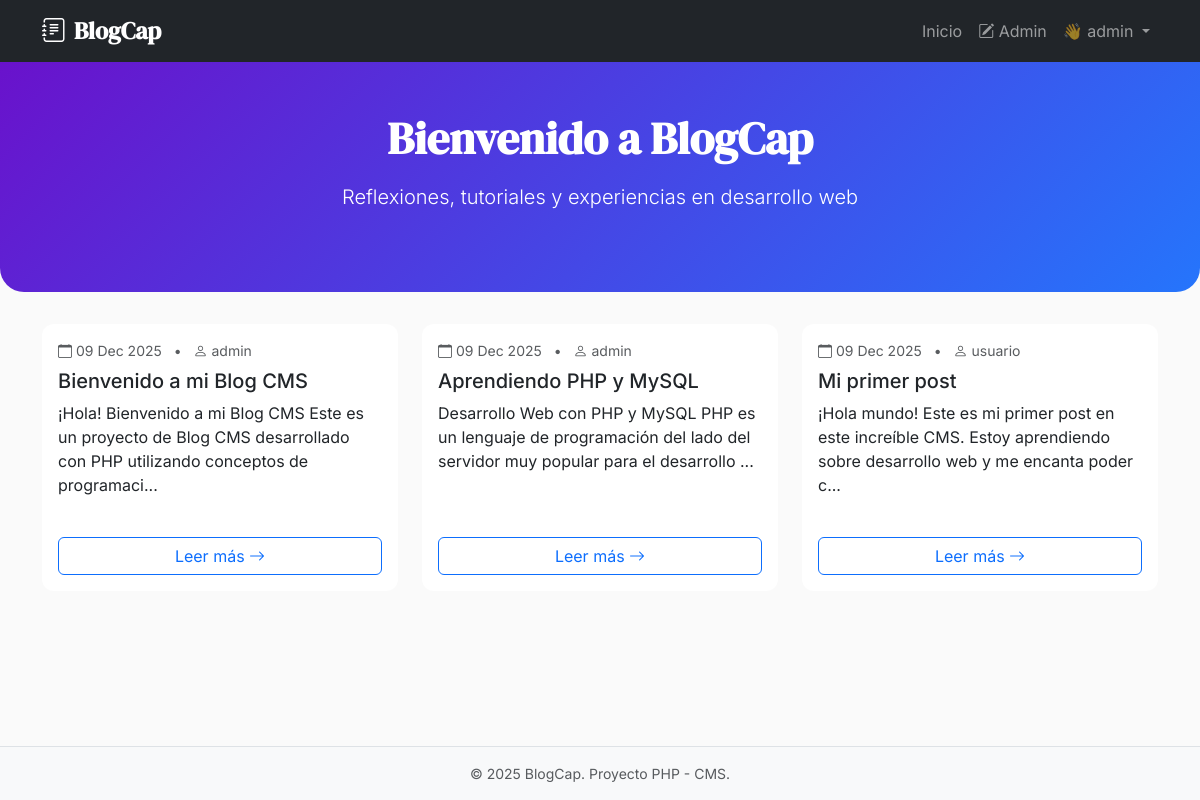
The page / (signed in) on the database its author committed.
### tables this page shows
CREATE TABLE IF NOT EXISTS `posts` (
  `id` int(11) NOT NULL AUTO_INCREMENT,
  `user_id` int(11) NOT NULL,
  `title` varchar(255) NOT NULL,
  `slug` varchar(255) NOT NULL UNIQUE,
  `content` text NOT NULL,
  `image_path` varchar(255) DEFAULT NULL,
  `published_at` timestamp DEFAULT CURRENT_TIMESTAMP,
  PRIMARY KEY (`id`),
  FOREIGN KEY (`user_id`) REFERENCES `users`(`id`) ON DELETE CASCADE
);

CREATE TABLE IF NOT EXISTS `users` (
  `id` int(11) NOT NULL AUTO_INCREMENT,
  `username` varchar(50) NOT NULL UNIQUE,
  `email` varchar(100) NOT NULL UNIQUE,
  `password` varchar(255) NOT NULL,
  `created_at` timestamp DEFAULT CURRENT_TIMESTAMP,
  PRIMARY KEY (`id`)
);

### src/Controllers/HomeController.php (called while the page is built, shortened)
<?php
class HomeController
{
    public function index(): void
    {
        $posts = Post::all();
        include __DIR__ . '/../Views/home.php';
        include __DIR__ . '/../Views/layouts/main.php';
    }
}

### public/index.php (called while the page is built, shortened)
<?php
require_once __DIR__ . '/../src/helpers.php';
$router = new Router();
$router->get('/', [HomeController::class, 'index']);
$router->get('/blog/{slug}', [PostController::class, 'show']);
$router->get('/login', [AuthController::class, 'showLogin']);
$router->post('/login', [AuthController::class, 'login']);
$router->get('/register', [AuthController::class, 'showRegister']);
$router->post('/register', [AuthController::class, 'register']);
$router->get('/logout', [AuthController::class, 'logout']);
if (\App\Core\SessionManager::isLoggedIn()) {
    $router->get('/admin/posts', [PostController::class, 'adminIndex']);
    $router->get('/admin/posts/create', [PostController::class, 'create']);
    $router->post('/admin/posts', [PostController::class, 'store']);
    $router->get('/admin/posts/{id}/edit', [PostController::class, 'edit']);
    $router->post('/admin/posts/{id}', [PostController::class, 'update']);
    $router->post('/admin/posts/{id}/delete', [PostController::class, 'delete']);
}
$uri = parse_url($_SERVER['REQUEST_URI'], PHP_URL_PATH);
$method = $_SERVER['REQUEST_METHOD'];
$router->dispatch($uri, $method);

### src/Models/Post.php (called while the page is built, shortened)
<?php
class Post
{
    private string $title;
    private string $slug;
    private string $content;
    private string $publishedAt;
    private string $authorName;
    public function __construct(
        int $id,
        int $userId,
        string $title,
        string $slug,
        string $content,
        ?string $imagePath = null,
        string $publishedAt = '',
        string $authorName = ''
    ) {
        $this->title = $title;
        $this->slug = $slug;
        $this->content = $content;
        $this->publishedAt = $publishedAt ?: date('Y-m-d H:i:s');
        $this->authorName = $authorName;
    }
    public function getTitle(): string
    {
        return $this->title;
    }
    public function getSlug(): string
    {
        return $this->slug;
    }
    public function getContent(): string
    {
        return $this->content;
    }
    public function getPublishedAt(): string
    {
        return $this->publishedAt;
    }
    public function getAuthorName(): string
    {
        return $this->authorName;
    }
    public static function all(): array
    {
        $pdo = Database::getConnection();
        $stmt = $pdo->query("
            SELECT posts.*, users.username as author_name
            FROM posts
            JOIN users ON posts.user_id = users.id
            ORDER BY published_at DESC
        ");
        $posts = [];
        while ($row = $stmt->fetch()) {
            $posts[] = new self(
                (int)$row['id'],
                (int)$row['user_id'],
                $row['title'],
                $row['slug'],
                $row['content'],
                $row['image_path'],
                $row['published_at'],
                $row['author_name']
            );
        }
        return $posts;
    }
}

### src/helpers.php (called while the page is built, shortened)
<?php
function url(string $path): string
{
    $basePath = '/ProyectoPHP/public';
    $path = '/' . ltrim($path, '/');
    if ($path === '/' && $basePath !== '') {
        return $basePath;
    }
    return $basePath . $path;
}

### src/Views/home.php (the view, shortened to what this page needs)
<section class="hero">
    <div class="container text-center">
        <h1>Bienvenido a BlogCap</h1>
        <p class="lead mt-3">Reflexiones, tutoriales y experiencias en desarrollo web</p>
    </div>
</section>
<div class="container">
    <div class="row">
        <?php if (empty($posts)): ?>
            <div class="col-12">
                <div class="text-center py-5">
                    <i class="bi bi-journal-x display-1 text-muted"></i>
                    <h3 class="mt-3">No hay posts aún</h3>
                    <?php if (\App\Core\SessionManager::isLoggedIn()): ?>
                        <a href="<?= url('/admin/posts/create') ?>" class="btn btn-theme text-white mt-3">
                            <i class="bi bi-pencil"></i> Escribe tu primer post
                        </a>
                    <?php endif; ?>
                </div>
            </div>
        <?php else: ?>
            <?php foreach ($posts as $post): ?>
                <div class="col-md-6 col-lg-4 mb-4">
                    <div class="card post-card h-100">
                        <div class="card-body d-flex flex-column">
                            <small class="text-muted">
                                <i class="bi bi-calendar"></i> <?= date('d M Y', strtotime($post->getPublishedAt())) ?>
                                <span class="mx-2">•</span>
                                <i class="bi bi-person"></i> <?= htmlspecialchars($post->getAuthorName()) ?>
                            </small>
                            <h5 class="card-title mt-2"><?= htmlspecialchars($post->getTitle()) ?></h5>
                            <p class="card-text flex-grow-1">
                                <?= htmlspecialchars(substr(strip_tags($post->getContent()), 0, 120)) ?>...
                            </p>
                            <a href="<?= url('/blog/' . htmlspecialchars($post->getSlug())) ?>"
                                class="btn btn-outline-primary mt-auto">
                                Leer más <i class="bi bi-arrow-right"></i>
                            </a>
                        </div>
                    </div>
                </div>
            <?php endforeach; ?>
        <?php endif; ?>
    </div>
</div>

### src/Views/layouts/main.php (style rules this page uses)
:root { --bs-body-font-family: 'Inter', -apple-system, BlinkMacSystemFont, sans-serif; --bs-heading-font-family: 'DM Serif Display', serif; }
body { background-color: #fafafa; }
.hero { background: linear-gradient(135deg, #6a11cb 0%, #2575fc 100%); color: white; padding: 4rem 0; margin-bottom: 2rem; border-radius: 0 0 1.5rem 1.5rem; }
.hero h1 { font-family: var(--bs-heading-font-family); font-weight: 600; font-size: 2.8rem; }
.post-card { transition: transform 0.3s, box-shadow 0.3s; border: none; border-radius: 12px; overflow: hidden; margin-bottom: 1.5rem; }

### rows shown on the page
posts: published_at "09 Dec 2025", user.username "admin", title "Bienvenido a mi Blog CMS", content "¡Hola! Bienvenido a mi Blog CMS Este es un proyecto de Blog CMS desarrollado con PHP utilizando conceptos de programaci"
posts: published_at "09 Dec 2025", user.username "admin", title "Aprendiendo PHP y MySQL", content "Desarrollo Web con PHP y MySQL PHP es un lenguaje de programación del lado del servidor muy popular para el desarrollo"
posts: published_at "09 Dec 2025", user.username "usuario", title "Mi primer post", content "¡Hola mundo! Este es mi primer post en este increíble CMS. Estoy aprendiendo sobre desarrollo web y me encanta poder c"

### other values the page prints
$_SESSION['username'] "admin"
